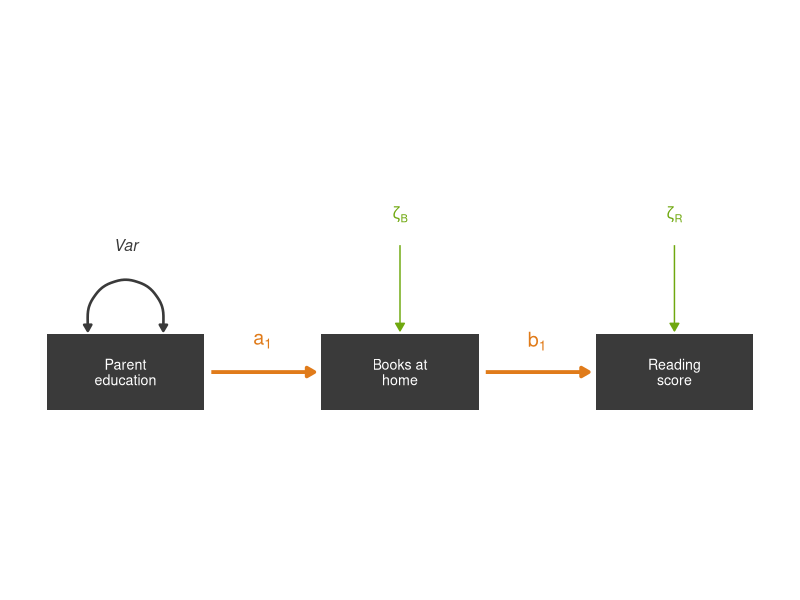
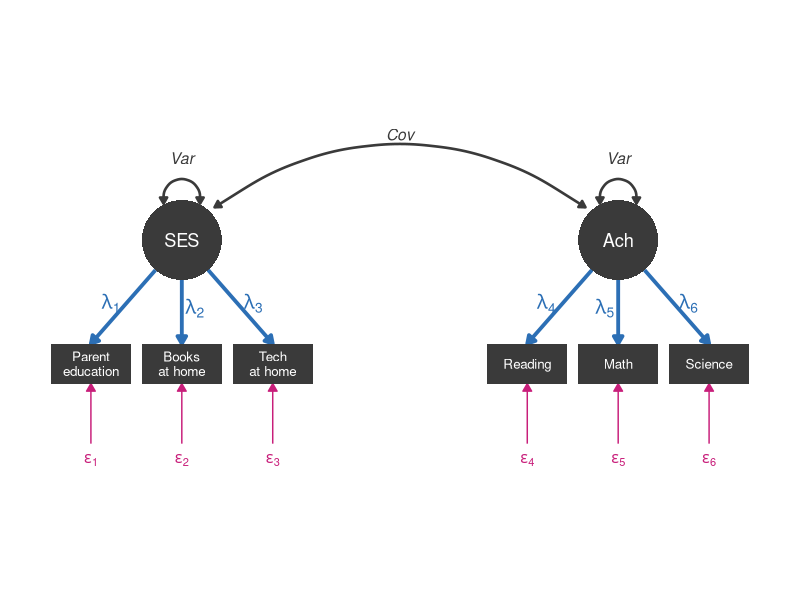
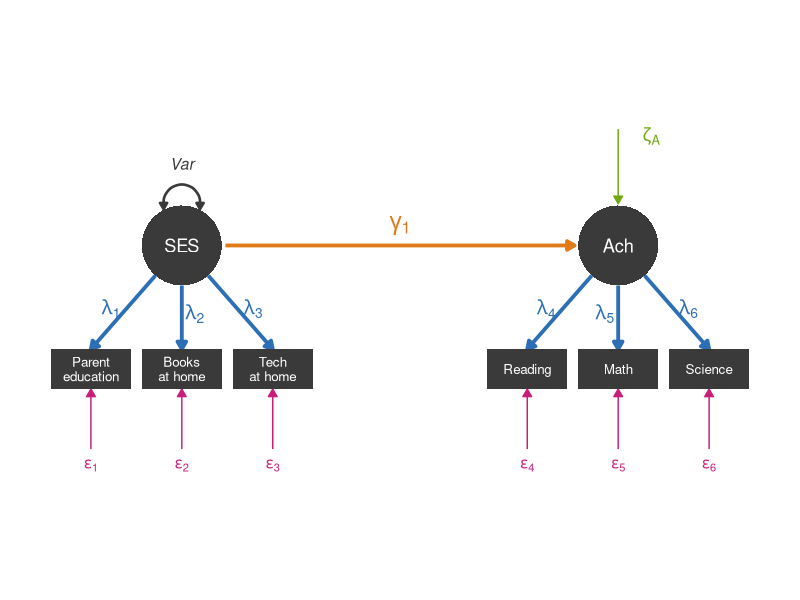
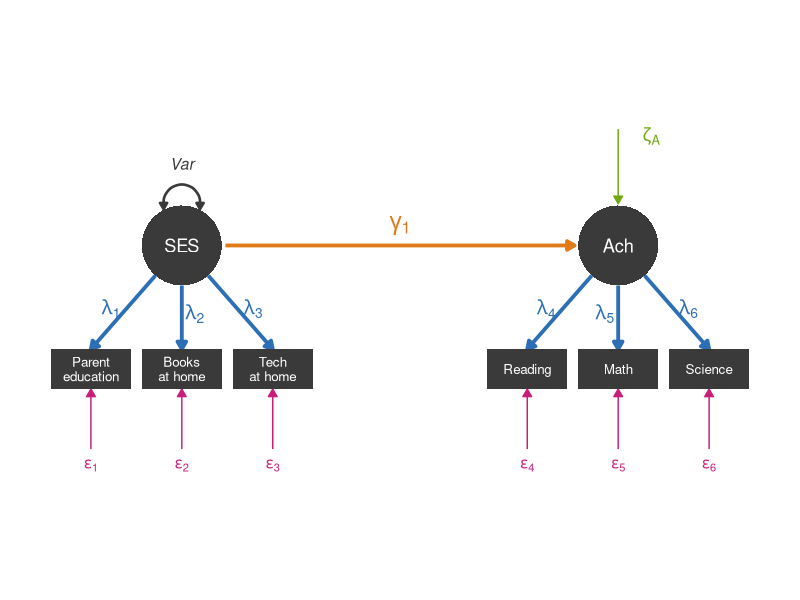
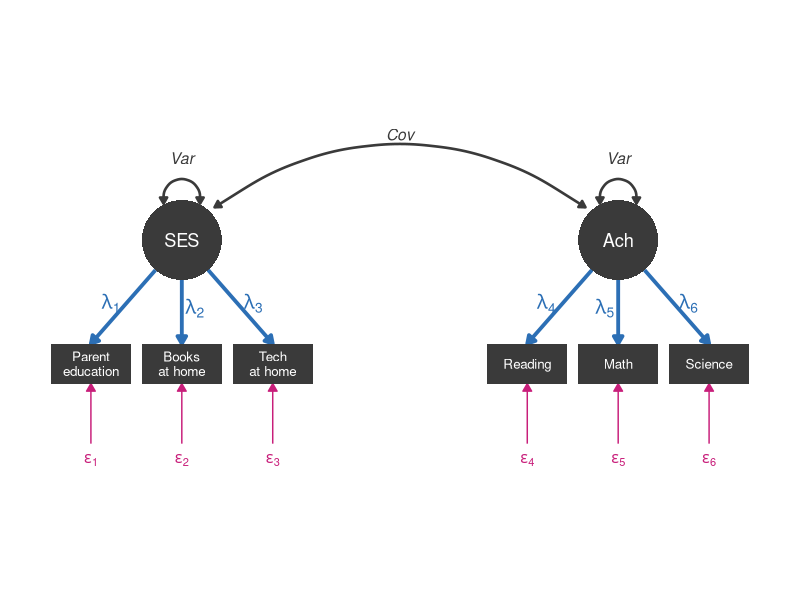
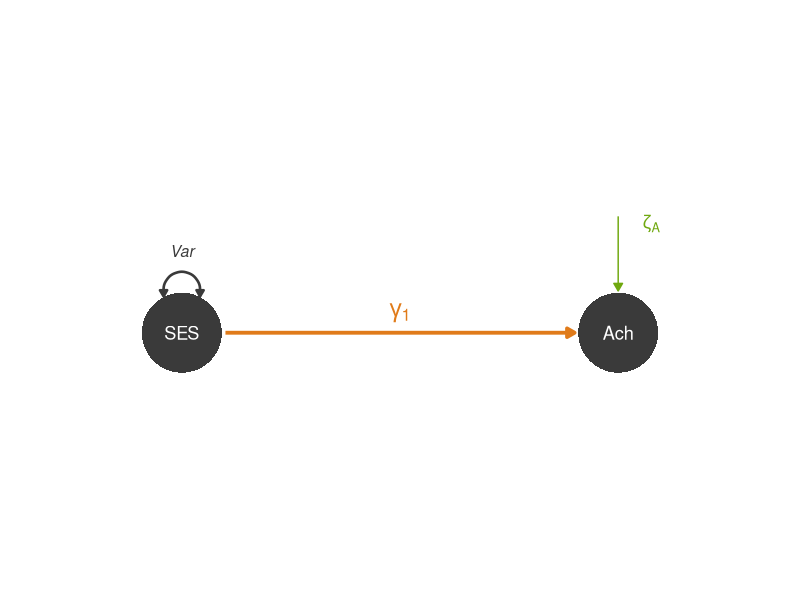
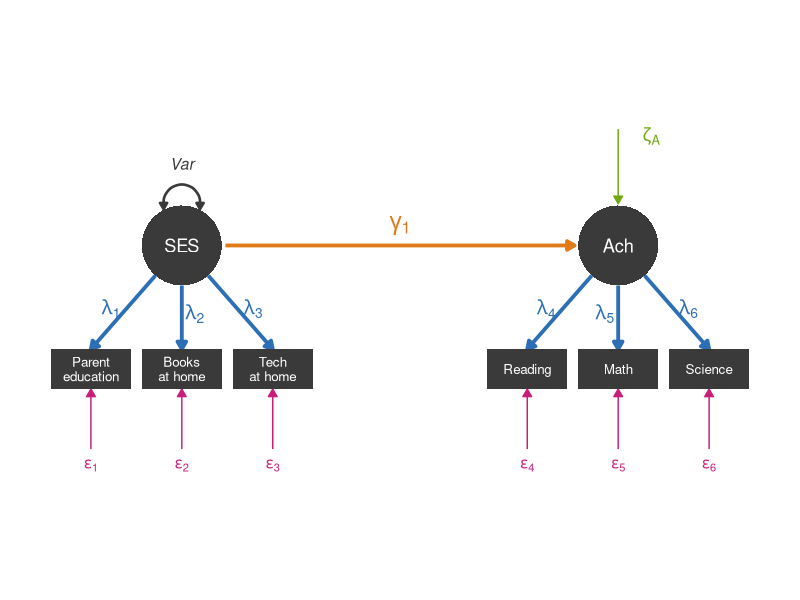
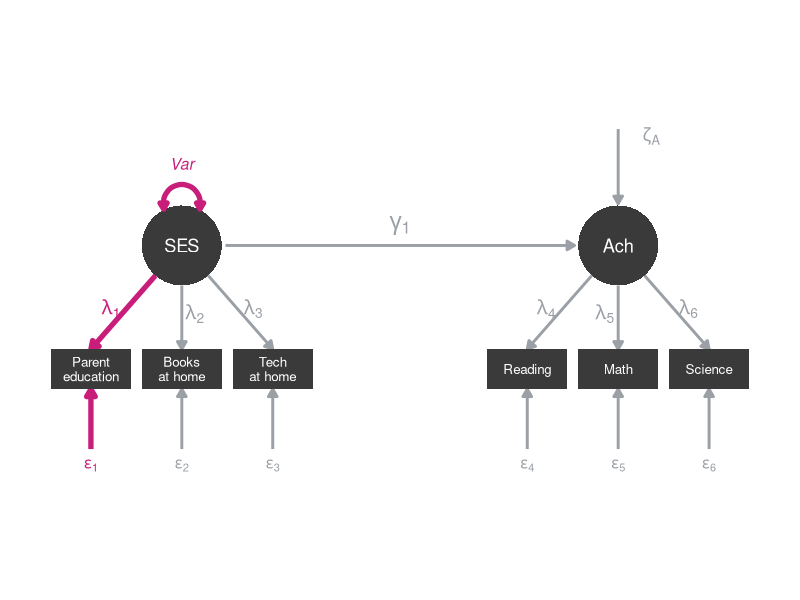

Write R code to recreate these figures, in order.
## ---- chunk 1
#| include: false
# ---- shared diagram helper for the whole deck -------------------------------
# Running example: SES (PARENTED, BOOKSHOME, TECHHOME) -> Ach = Achievement (READING, MATH, SCIENCE)
# Highlight ids: l1..l6 (loadings), e1..e6 (residuals), g1 (structural path),
#                zA (disturbance), varS (Var of exogenous factor), covSA (factor covariance)
library(ggplot2)

oNG <- "#E07B1A"; BLU <- "#2C6FB5"; MAG <- "#C81E7A"; LIM <- "#6FA80F"
dk <- "#3A3A3A"; GRY <- "#9AA0A6"
ar  <- grid::arrow(length = grid::unit(0.22, "cm"), type = "closed")
ar2 <- grid::arrow(length = grid::unit(0.18, "cm"), ends = "both", type = "closed")

circle <- function(x, y, r = 0.5) {
  t <- seq(0, 2 * pi, length.out = 60)
  data.frame(x = x + r * cos(t), y = y + r * sin(t))
}

lvpa_plot <- function(hl = NULL,                       # NULL = colour by parameter type
                      parts = c("meas", "struct"),     # which model parts to draw
                      marker = FALSE,                  # show first loadings fixed to 1
                      factors = c("SES", "Ach"),
                      inds = c("Parent\neducation", "Books\nat home", "Tech\nat home",
                               "Reading", "Math", "Science"),
                      struct_lab = "gamma[1]", dist_lab = "zeta[A]") {
  draw_m <- "meas" %in% parts
  draw_s <- "struct" %in% parts
  # colour / width helpers: type colours by default, magenta-on-grey when highlighting
  col <- function(id, type_col) if (is.null(hl)) type_col else ifelse(id %in% hl, MAG, GRY)
  wd  <- function(id, base) if (is.null(hl)) base else ifelse(id %in% hl, 1.8, 1.0)

  fx <- c(-6, 6); r <- 1.1
  bx <- c(-8.5, -6, -3.5, 3.5, 6, 8.5); by <- -3.4
  fidx <- c(1, 1, 1, 2, 2, 2)
  ids_l <- paste0("l", 1:6); ids_e <- paste0("e", 1:6)
  lam <- paste0("lambda[", 1:6, "]")
  eps <- paste0("epsilon[", 1:6, "]")
  lcol <- col(ids_l, BLU); ecol <- col(ids_e, MAG)

  p <- ggplot() +
    geom_polygon(data = circle(fx[1], 0, r), aes(x, y), fill = dk) +
    geom_polygon(data = circle(fx[2], 0, r), aes(x, y), fill = dk) +
    annotate("text", x = fx[1], y = 0, label = factors[1], colour = "white", size = 4.6) +
    annotate("text", x = fx[2], y = 0, label = factors[2], colour = "white", size = 4.6)

  # Var of exogenous factor (self-loop); in meas-only view both factors get one
  loops <- if (draw_s) 1 else 1:2
  for (k in loops) {
    p <- p +
      annotate("curve", x = fx[k] - 0.5, y = 1.0, xend = fx[k] + 0.5, yend = 1.0,
               colour = col("varS", dk), linewidth = wd("varS", 0.9),
               curvature = -1.4, arrow = ar2) +
      annotate("text", x = fx[k], y = 2.25, label = "Var", colour = col("varS", dk),
               size = 4, fontface = "italic")
  }

  if (draw_s) {
    # structural path SES -> Achievement, and the disturbance on Achievement
    p <- p +
      annotate("segment", x = fx[1] + r + 0.1, xend = fx[2] - r - 0.1, y = 0, yend = 0,
               colour = col("g1", oNG), linewidth = wd("g1", 1.3), arrow = ar) +
      annotate("text", x = 0, y = 0.55, label = struct_lab, parse = TRUE,
               colour = col("g1", oNG), size = 6, fontface = "italic") +
      annotate("segment", x = fx[2], xend = fx[2], y = 3.2, yend = r + 0.05,
               colour = col("zA", LIM), linewidth = wd("zA", 0.5), arrow = ar) +
      annotate("text", x = fx[2] + 0.9, y = 3.0, label = dist_lab, parse = TRUE,
               colour = col("zA", LIM), size = 4.6)
  } else {
    # measurement-only view: the factors simply covary
    p <- p +
      annotate("curve", x = fx[1] + 0.9, y = 0.9, xend = fx[2] - 0.9, yend = 0.9,
               colour = col("covSA", dk), linewidth = wd("covSA", 0.9),
               curvature = -0.35, arrow = ar2) +
      annotate("text", x = 0, y = 2.9, label = "Cov", colour = col("covSA", dk),
               size = 4, fontface = "italic")
  }

  if (draw_m) {
    th <- atan2(by + 0.55 - 0, bx - fx[fidx])
    x0 <- fx[fidx] + r * cos(th); y0 <- r * sin(th)
    lab_fix <- if (marker) c("1", lam[2:3], "1", lam[5:6]) else lam
    lw <- wd(ids_l, 1.3); lt <- rep("solid", 6)
    if (marker) lt[c(1, 4)] <- "dashed"
    p <- p +
      annotate("segment", x = x0, xend = bx, y = y0, yend = by + 0.55,
               colour = lcol, linewidth = lw, linetype = lt, arrow = ar) +
      annotate("text", x = 0.5 * x0 + 0.5 * bx + c(-0.55, 0.6, 0.6, -0.6, -0.6, 0.55) * 0.6,
               y = 0.5 * y0 + 0.5 * (by + 0.55) + 0.1,
               label = lab_fix, parse = TRUE, colour = lcol, size = 5, fontface = "italic") +
      annotate("segment", x = bx, xend = bx, y = by - 2.2, yend = by - 0.55,
               colour = ecol, linewidth = wd(ids_e, 0.5), arrow = ar) +
      annotate("text", x = bx, y = by - 2.65, label = eps, parse = TRUE,
               colour = ecol, size = 4)
    for (i in 1:6) {
      p <- p +
        annotate("rect", xmin = bx[i] - 1.1, xmax = bx[i] + 1.1,
                 ymin = by - 0.55, ymax = by + 0.55, fill = dk) +
        annotate("text", x = bx[i], y = by, label = inds[i], colour = "white",
                 size = 3.4, lineheight = 0.9)
    }
  }

  ymin <- if (draw_m) by - 3.2 else -1.8
  ymax <- if (draw_s) 3.6 else 3.3
  p + coord_equal(clip = "off") +
    expand_limits(x = c(-10, 10), y = c(ymin, ymax)) +
    theme_void()
}
## ---- chunk 2
#| echo: false
#| fig-align: center
#| fig-width: 6.5
#| fig-height: 3.2
mv_box <- function(x, label) list(
  annotate("rect", xmin = x - 1.15, xmax = x + 1.15, ymin = -0.55, ymax = 0.55, fill = dk),
  annotate("text", x = x, y = 0, label = label, colour = "white", size = 3.6, lineheight = 0.9)
)
ggplot() +
  annotate("segment", x = 1.25, xend = 2.75, y = 0, yend = 0, colour = oNG, linewidth = 1.3, arrow = ar) +
  annotate("text", x = 2, y = 0.45, label = "a[1]", parse = TRUE, colour = oNG, size = 5, fontface = "italic") +
  annotate("segment", x = 5.25, xend = 6.75, y = 0, yend = 0, colour = oNG, linewidth = 1.3, arrow = ar) +
  annotate("text", x = 6, y = 0.45, label = "b[1]", parse = TRUE, colour = oNG, size = 5, fontface = "italic") +
  annotate("curve", x = -0.55, y = 0.6, xend = 0.55, yend = 0.6,
           colour = dk, linewidth = 0.9, curvature = -1.4, arrow = ar2) +
  annotate("text", x = 0, y = 1.85, label = "Var", colour = dk, size = 4, fontface = "italic") +
  annotate("segment", x = 4, xend = 4, y = 1.85, yend = 0.6, colour = LIM, arrow = ar) +
  annotate("text", x = 4, y = 2.3, label = "zeta[B]", parse = TRUE, colour = LIM, size = 4) +
  annotate("segment", x = 8, xend = 8, y = 1.85, yend = 0.6, colour = LIM, arrow = ar) +
  annotate("text", x = 8, y = 2.3, label = "zeta[R]", parse = TRUE, colour = LIM, size = 4) +
  mv_box(0, "Parent\neducation") + mv_box(4, "Books at\nhome") + mv_box(8, "Reading\nscore") +
  coord_equal(clip = "off") +
  expand_limits(x = c(-1.3, 9.3), y = c(-0.9, 3)) +
  theme_void()
## ---- chunk 3
#| echo: false
#| fig-align: center
#| fig-width: 6.5
#| fig-height: 3.6
lvpa_plot(parts = "meas")
## ---- chunk 4
#| echo: false
#| fig-align: center
#| fig-width: 8
#| fig-height: 4.2
lvpa_plot()
## ---- chunk 5
#| echo: false
#| fig-width: 8
#| fig-height: 4.2
lvpa_plot()
## ---- chunk 6
#| echo: false
#| fig-align: center
#| fig-width: 8
#| fig-height: 4.2
lvpa_plot(parts = "meas")
## ---- chunk 7
#| echo: false
#| fig-align: center
#| fig-width: 8
#| fig-height: 2.4
lvpa_plot(parts = "struct")
## ---- chunk 8
#| echo: false
#| fig-width: 8
#| fig-height: 4.2
lvpa_plot()
## ---- chunk 9
#| include: false
# ---- step-by-step model-implied covariance matrix (lower triangle, 6 x 6) ----
cm_lab <- c("PE", "BH", "TH", "Read", "Math", "Sci")
cm_col <- c(A = "#2C6FB5", B = "#6FA80F", C = "#E07B1A")
sub_n  <- c("₁", "₂", "₃", "₄", "₅", "₆")
cm_type <- function(r, c) if (r <= 3 && c <= 3) "A" else if (r > 3 && c > 3) "B" else "C"
cm_txt <- function(r, c) {
  switch(cm_type(r, c),
    A = if (r == c) paste0("λ", sub_n[r], "²Var(S)\n+Var(ε", sub_n[r], ")")
        else paste0("λ", sub_n[r], "λ", sub_n[c], "\nVar(S)"),
    B = if (r == c) paste0("λ", sub_n[r], "²Var(A)\n+Var(ε", sub_n[r], ")")
        else paste0("λ", sub_n[r], "λ", sub_n[c], "\nVar(A)"),
    C = paste0("λ", sub_n[r], "γλ", sub_n[c], "\nVar(S)"))
}
cm_steps <- list(
  list(c(1, 1)),                                               # 1 Var(PE)
  list(c(2, 1)),                                               # 2 Cov(PE, BH)
  list(c(2, 2), c(3, 1), c(3, 2), c(3, 3)),                    # 3 rest of SES block
  list(c(4, 1)),                                               # 4 Cov(PE, Math)
  list(c(4, 2), c(4, 3), c(5, 1), c(5, 2), c(5, 3),
       c(6, 1), c(6, 2), c(6, 3)),                             # 5 rest of cross block
  list(c(5, 4)),                                               # 6 Cov(Read, Math)
  list(c(4, 4)),                                               # 7 Var(Read)
  list(c(5, 5), c(6, 4), c(6, 5), c(6, 6))                     # 8 rest of Ach block
)
# i = number of steps drawn; emph = outline/emphasize the newest step
cm_mat <- function(i, emph = TRUE) {
  g <- ggplot()
  for (r in 1:6) for (cc in 1:r) {
    g <- g + annotate("rect", xmin = cc - 0.48, xmax = cc + 0.48,
                      ymin = (7 - r) - 0.48, ymax = (7 - r) + 0.48,
                      fill = "grey95", colour = "grey80")
  }
  for (s in seq_len(i)) {
    now <- emph && s == i
    for (cell in cm_steps[[s]]) {
      r <- cell[1]; cc <- cell[2]
      g <- g +
        annotate("rect", xmin = cc - 0.48, xmax = cc + 0.48,
                 ymin = (7 - r) - 0.48, ymax = (7 - r) + 0.48,
                 fill = cm_col[[cm_type(r, cc)]], alpha = if (now) 0.95 else 0.4,
                 colour = if (now) "black" else NA, linewidth = if (now) 1 else 0) +
        annotate("text", x = cc, y = 7 - r, label = cm_txt(r, cc),
                 colour = if (now) "white" else "grey20", size = 2.1, lineheight = 0.9)
    }
  }
  for (k in 1:6) {
    g <- g + annotate("text", x = k, y = 6.8, label = cm_lab[k], fontface = "bold", size = 3.4) +
      annotate("text", x = 0.2, y = 7 - k, label = cm_lab[k], fontface = "bold", size = 3.4)
  }
  g + coord_equal(clip = "off") + theme_void() +
    expand_limits(x = c(-0.1, 6.5), y = c(0.4, 7.1))
}
## ---- chunk 10
#| echo: false
#| fig-align: center
#| fig-width: 6.2
#| fig-height: 3.3
lvpa_plot(c("l1", "e1", "varS"))
## ---- chunk 11
#| echo: false
#| fig-align: center
#| fig-width: 4.2
#| fig-height: 4.2
cm_mat(1)
## ---- chunk 12
#| echo: false
#| fig-align: center
#| fig-width: 6.2
#| fig-height: 3.3
lvpa_plot(c("l1", "l2", "varS"))
## ---- chunk 13
#| echo: false
#| fig-align: center
#| fig-width: 4.2
#| fig-height: 4.2
cm_mat(2)
## ---- chunk 14
#| echo: false
#| fig-align: center
#| fig-width: 6.2
#| fig-height: 3.3
lvpa_plot(c("l1", "l2", "l3", "e2", "e3", "varS"))
## ---- chunk 15
#| echo: false
#| fig-align: center
#| fig-width: 4.2
#| fig-height: 4.2
cm_mat(3)
## ---- chunk 16
#| echo: false
#| fig-align: center
#| fig-width: 6.2
#| fig-height: 3.3
lvpa_plot(c("l1", "varS", "g1", "l5"))
## ---- chunk 17
#| echo: false
#| fig-align: center
#| fig-width: 4.2
#| fig-height: 4.2
cm_mat(4)
## ---- chunk 18
#| echo: false
#| fig-align: center
#| fig-width: 6.2
#| fig-height: 3.3
lvpa_plot(c("l1", "l2", "l3", "l4", "l5", "l6", "varS", "g1"))
## ---- chunk 19
#| echo: false
#| fig-align: center
#| fig-width: 4.2
#| fig-height: 4.2
cm_mat(5)
## ---- chunk 20
#| echo: false
#| fig-align: center
#| fig-width: 6.2
#| fig-height: 3.3
lvpa_plot(c("g1", "varS", "zA"))
## ---- chunk 21
#| echo: false
#| fig-align: center
#| fig-width: 4.2
#| fig-height: 4.2
cm_mat(5, emph = FALSE)
## ---- chunk 22
#| echo: false
#| fig-align: center
#| fig-width: 6.2
#| fig-height: 3.3
lvpa_plot(c("l4", "l5"))
## ---- chunk 23
#| echo: false
#| fig-align: center
#| fig-width: 4.2
#| fig-height: 4.2
cm_mat(6)
## ---- chunk 24
#| echo: false
#| fig-align: center
#| fig-width: 6.2
#| fig-height: 3.3
lvpa_plot(c("l4", "e4"))
## ---- chunk 25
#| echo: false
#| fig-align: center
#| fig-width: 4.2
#| fig-height: 4.2
cm_mat(7)
## ---- chunk 26
#| echo: false
#| fig-align: center
#| fig-width: 6.2
#| fig-height: 3.3
lvpa_plot(c("l4", "l5", "l6", "e5", "e6", "g1", "varS", "zA"))
## ---- chunk 27
#| echo: false
#| fig-align: center
#| fig-width: 4.2
#| fig-height: 4.2
cm_mat(8)
## ---- chunk 28
#| echo: false
#| fig-align: center
#| fig-width: 8.5
#| fig-height: 4.6
lab <- c("PE", "BH", "TH", "Read", "Math", "Sci")
cells <- expand.grid(r = 1:6, c = 1:6)
cells$type <- with(cells, ifelse(r <= 3 & c <= 3, "A", ifelse(r > 3 & c > 3, "B", "C")))
cells <- subset(cells, c <= r)
cells$fill <- c(A = "#2C6FB5", B = "#6FA80F", C = "#E07B1A")[cells$type]
cells$txt <- with(cells, ifelse(r == c & type == "A", "λ² Var(S) + θ",
                         ifelse(r == c & type == "B", "λ² Var(A) + θ",
                         ifelse(type == "A", "λλ Var(S)",
                         ifelse(type == "B", "λλ Var(A)", "λ γ λ Var(S)")))))
ggplot(cells, aes(c, -r)) +
  geom_tile(aes(fill = I(fill)), alpha = 0.85, colour = "white", linewidth = 1.2) +
  geom_text(aes(label = txt), colour = "white", size = 3.1) +
  scale_x_continuous(breaks = 1:6, labels = lab, position = "top") +
  scale_y_continuous(breaks = -(1:6), labels = lab) +
  coord_equal() +
  labs(x = NULL, y = NULL) +
  theme_minimal(base_size = 13) + theme(panel.grid = element_blank())
## ---- chunk 29
#| echo: false
#| fig-align: center
#| fig-width: 8
#| fig-height: 4.2
lvpa_plot(c("l1", "varS", "g1", "l5"))
## ---- chunk 30
#| echo: false
#| fig-align: center
#| fig-width: 8
#| fig-height: 4.2
lvpa_plot(c("l1", "g1", "zA"))
## ---- chunk 31
#| echo: false
#| fig-align: center
#| fig-width: 8
#| fig-height: 4.2
lvpa_plot(c("l4", "l5"))
## ---- chunk 32
#| echo: false
#| fig-align: center
#| fig-width: 8
#| fig-height: 4.2
lvpa_plot(c("l4", "g1", "l5"))
## ---- chunk 33
#| echo: false
#| fig-align: center
#| fig-width: 8
#| fig-height: 4.2
lvpa_plot(c("l4", "l5", "e5"))
## ---- chunk 34
#| echo: false
#| fig-align: center
#| fig-width: 8
#| fig-height: 4
lvpa_plot(factors = c("SES", "Motiv."),
          inds = c("Parent\neducation", "Books\nat home", "Tech\nat home",
                   "Effort", "Study\nhomework", "Missed\nschool"),
          dist_lab = "zeta[M]")
## ---- chunk 35
#| echo: false
#| fig-align: center
#| fig-width: 8
#| fig-height: 4.2
lvpa_plot(marker = TRUE)
## ---- chunk 36
#| echo: false
#| fig-align: center
#| fig-width: 8
#| fig-height: 4.2
lvpa_plot(marker = TRUE)
